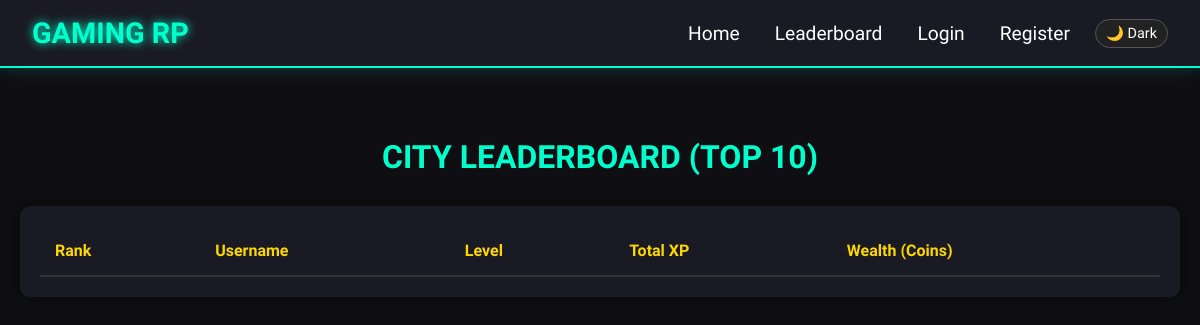
The page /leaderboard on the database as committed earlier.
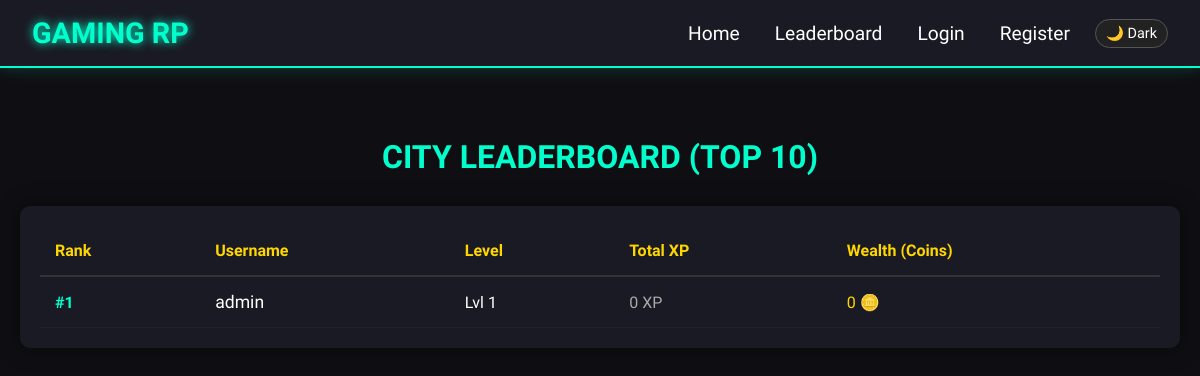
The same page on the database as committed later.
### tables this page shows
CREATE TABLE Wallet (
    WalletId INTEGER PRIMARY KEY AUTOINCREMENT,
    UserId INTEGER,
    Coins INTEGER DEFAULT 0,
    LastDailyReward TIMESTAMP
);

CREATE TABLE Users (
    UserId INTEGER PRIMARY KEY AUTOINCREMENT,
    Username TEXT UNIQUE,
    Email TEXT UNIQUE,
    PasswordHash TEXT,
    Role TEXT DEFAULT 'User',
    Avatar TEXT,
    Level INTEGER DEFAULT 1,
    XP INTEGER DEFAULT 0,
    CreatedAt TIMESTAMP DEFAULT CURRENT_TIMESTAMP,
    IsBanned INTEGER DEFAULT 0,
    WarningCount INTEGER DEFAULT 0
);

### routes/main_routes.py (the view)
@main_bp.route('/leaderboard')
def leaderboard():
    conn = get_db_connection()
    cursor = conn.cursor()
    cursor.execute("""
        SELECT u.Username, u.Level, u.XP, w.Coins
        FROM Users u
        JOIN Wallet w ON u.UserId = w.UserId
        ORDER BY u.Level DESC, u.XP DESC
        LIMIT 10
    """)
    top_users = cursor.fetchall()
    conn.close()
    return render_template('leaderboard.html', users=top_users)

### models/db.py (called while the page is built)
def get_db_connection():
    try:
        conn = sqlite3.connect(DATABASE, check_same_thread=False)
        conn.row_factory = sqlite3.Row
        return conn
    except Exception as e:
        print("Database Error:", e)
        return None

### routes/main_routes.py (called while the page is built)
@main_bp.before_app_request
def check_maintenance():
    allowed = ['static', 'auth.login', 'auth.logout', 'main.maintenance_page']
    if request.endpoint in allowed:
        return
    conn = get_db_connection()
    cursor = conn.cursor()
    cursor.execute(
        "SELECT SettingValue FROM SystemSettings WHERE SettingKey=?",
        ('MaintenanceMode',)
    )
    row = cursor.fetchone()
    conn.close()
    if row and row["SettingValue"] == '1':
        if session.get('role') != 'Admin':
            return render_template('maintenance.html')

### templates/leaderboard.html
{% extends "base.html" %}
{% block content %}
    <h1 style="color: #00ffcc; margin-bottom: 30px;">CITY LEADERBOARD (TOP 10)</h1>
    <div style="background: #1a1a24; padding: 20px; border-radius: 10px; box-shadow: 0 0 20px rgba(0,0,0,0.5);">
        <table style="width: 100%; border-collapse: collapse; text-align: left;">
            <tr style="color: #ffd700; border-bottom: 2px solid #333;">
                <th style="padding: 15px;">Rank</th>
                <th style="padding: 15px;">Username</th>
                <th style="padding: 15px;">Level</th>
                <th style="padding: 15px;">Total XP</th>
                <th style="padding: 15px;">Wealth (Coins)</th>
            </tr>
            {% for user in users %}
            <tr style="border-bottom: 1px solid #222; color: #fff;">
                <td style="padding: 15px; font-weight: bold; color: #00ffcc;">#{{ loop.index }}</td>
                <td style="padding: 15px; font-size: 1.1rem;">{{ user[0] }}</td>
                <td style="padding: 15px;">Lvl {{ user[1] }}</td>
                <td style="padding: 15px; color: #aaa;">{{ user[2] }} XP</td>
                <td style="padding: 15px; color: #ffd700;">{{ user[3] }} 🪙</td>
            </tr>
            {% endfor %}
        </table>
    </div>
{% endblock %}

### templates/base.html (shortened to what this page needs)
<!DOCTYPE html>
<html lang="en">
<head>
    <link rel="stylesheet" href="{{ url_for('static', filename='style.css') }}">
</head>
<body>
    <nav class="navbar">
        <div class="logo">GAMING RP</div>
        <div class="nav-links" style="display: flex; align-items: center; gap: 15px;">
            <a href="{{ url_for('main.index') }}">Home</a>
            <a href="{{ url_for('main.leaderboard') }}">Leaderboard</a>
            {% if session.get('user_id') %}
                <a href="{{ url_for('main.dashboard') }}">Dashboard</a>
                <a href="{{ url_for('main.shop') }}">Shop</a>
                <a href="{{ url_for('main.inventory') }}">Inventory</a>
                <a href="{{ url_for('main.tickets') }}">Support</a>
                <a href="{{ url_for('main.notifications') }}">🔔 Alerts</a>
                <a href="{{ url_for('main.profile') }}" style="color: #ffd700;">Profile</a>
                {% if session.get('role') == 'Admin' %}
                    <a href="{{ url_for('main.admin_panel') }}" style="color: #ff3366;">Admin Panel</a>
                {% endif %}
                <a href="{{ url_for('auth.logout') }}">Logout</a>
            {% else %}
                <a href="{{ url_for('auth.login') }}">Login</a>
                <a href="{{ url_for('auth.register') }}">Register</a>
            {% endif %}
            <button id="theme-toggle" style="background: #333; color: #fff; border: 1px solid #555; padding: 5px 10px; border-radius: 20px; cursor: pointer; font-size: 0.9rem; margin-left: 10px;">
            </button>
        </div>
    </nav>
    <div class="container">
        {% block content %}{% endblock %}
    </div>
</body>
</html>

### static/style.css (style rules this page uses)
* { margin: 0; padding: 0; box-sizing: border-box; font-family: 'Rajdhani', sans-serif; }
body { background-color: #0f0f13; color: #ffffff; min-height: 100vh; }
.navbar { background: #1a1a24; padding: 1rem 2rem; display: flex; justify-content: space-between; align-items: center; border-bottom: 2px solid #00ffcc; box-shadow: 0 0 15px rgba(0, 255, 204, 0.2); }
.logo { font-size: 1.8rem; font-weight: 700; color: #00ffcc; text-transform: uppercase; text-shadow: 0 0 10px #00ffcc; }
.nav-links a { color: #fff; text-decoration: none; margin-left: 20px; font-size: 1.2rem; transition: 0.3s; }
.container { max-width: 1200px; margin: 50px auto; padding: 20px; text-align: center; }

Rows that differ between the two databases and show on the page:
added Wallet: Username "admin", Level "1", XP "0", Coins "0"
